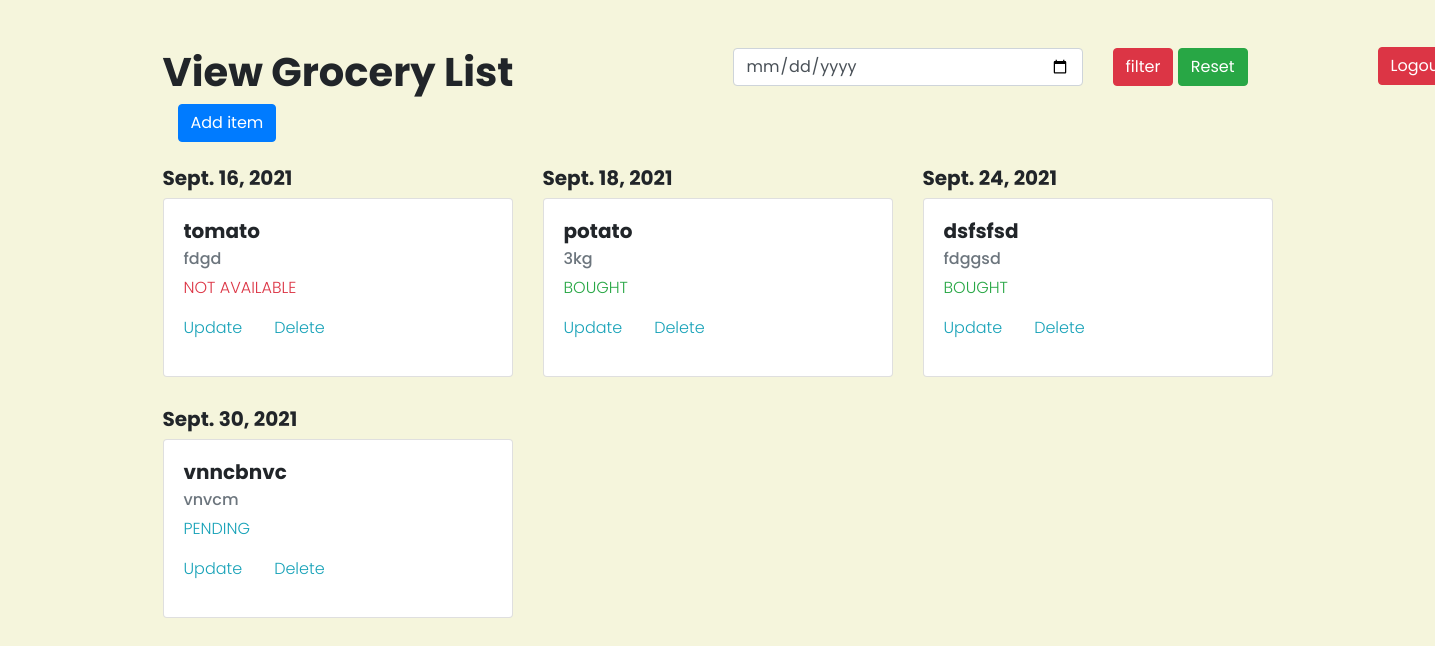
The page /home/1 (signed in) on the database its author committed.
### index/models.py (models this page shows, shortened)
class itemmodel(models.Model) :
    userid = models.CharField(max_length = 100)
    name = models.CharField(max_length=300)
    quantity = models.CharField(max_length=400)
    date = models.DateField(default="04-09-2021")
    status = models.IntegerField(default = 0)

### index/views.py (the view)
# urls.py: 2. Add a URL to urlpatterns:  path('', views.home, name='home')
@login_required
def home(request,user_id):
    data =itemmodel.objects.filter(userid=user_id).order_by('date')
    return render(request,'index/homepage.html', {"data" : data})

### index/templates/index/homepage.html (shortened to what this page needs)
<html>
    <head>
        <link rel="stylesheet" href="https://maxcdn.bootstrapcdn.com/bootstrap/4.4.1/css/bootstrap.min.css">
        <link rel="stylesheet" href="/static/style.css">
    </head>
    <body>
        <div class="container mt-5">
            <div class="row">
                <div class="col-lg-6">
                    <h1>View Grocery List</h1>
                </div>
                <div class="col-lg-6 float-right">
                  <form class="site-form" action="{% url 'index:filter' %}" method="post">
                    <div class="row">
                        <div class="col-lg-8">
                            <input id="date" name="date" type="date" class="form-control">
                        </div>
                        <div class="col-lg-4">
                            <input type="submit" class="btn btn-danger" value="filter">
                            <a href="{%url 'index:home' request.user.id%}"><input type="button" class="btn btn-Success" value="Reset"></a>
                        </div>
                    </div>
                    </form>
                    <div class="col-lg-4" style="margin-left:630px; margin-top:-55px;" >
                        <a href="{%url 'index:logout'%}"><input type="button" class="btn btn-danger" value="Logout"></a>
                    </div>
                </div>
            </div>
            <div class="col-lg-4">
                <a href="{%url 'index:additem'%}"><input type="button" class="btn btn-primary" value="Add item"></a>
            </div>
            <div class="row mt-4">
                {% for d in data %}
                  <div class="col-lg-4" style="margin-bottom: 30px;">
                    <h5>{{d.date}}</h5>
                      <div class="card">
                          <div class="card-body">
                            <h5 class="card-title">{{d.name}}</h5>
                            <h6 class="card-subtitle mb-2 text-muted">{{d.quantity}}</h6>
                            {% if d.status == 1%}
                            <p class="text-success">BOUGHT</p>
                            {% elif d.status == 0%}
                            <p class="text-info">PENDING</p>
                            {% else %}
                            <p class="text-danger">NOT AVAILABLE</p>
                            {% endif %}
                              <p><a href="{%url 'index:edit' d.id%}" class="text-info">Update</a>&emsp;&emsp;<a href="{%url 'index:delete' d.id%}" class="text-info">Delete</a></p>
                          </div>
                        </div>
                  </div>
                  {% endfor %}
            </div>
        </div>
    </body>
</html>

### assets/style.css (style rules this page uses)
body { font-family: 'Poppins', sans-serif; font-weight: 300; background-color: beige; }
h1, h2, h3, h4, h5 { font-family: 'Poppins', sans-serif; font-weight: 700; }

### rows shown on the page
itemmodel: date "Sept. 16, 2021", name "tomato", quantity "fdgd", status "NOT AVAILABLE"
itemmodel: date "Sept. 18, 2021", name "potato", quantity "3kg", status "BOUGHT"
itemmodel: date "Sept. 24, 2021", name "dsfsfsd", quantity "fdggsd", status "BOUGHT"
itemmodel: date "Sept. 30, 2021", name "vnncbnvc", quantity "vnvcm", status "PENDING"
